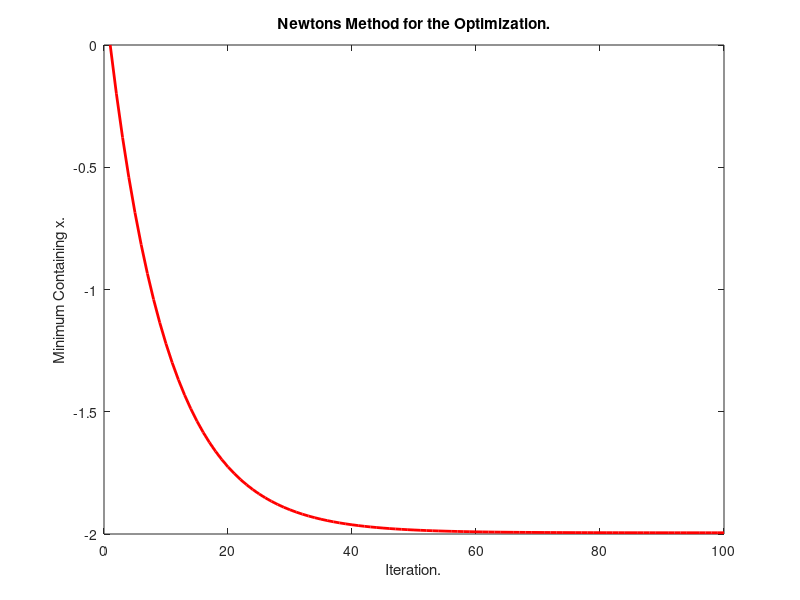

Write MATLAB code to recreate this figure.
f = @(x) x .^2 + 4 .* x + 5;
n = 100;

x_opt = zeros(n, 1);
dx = 0.01;
c = 0.1; % c is a constant ;

for index = 2 : n 
	slope = (f(x_opt(index - 1)) - f(x_opt(index - 1) - dx)) / dx;
	hessian = (f(x_opt(index - 1) - dx) - 2 * f(x_opt(index - 1)) + f(x_opt(index - 1) + dx)) / dx ^ 2;
	x_opt(index) = x_opt(index - 1) - (c  * slope) / hessian;
end

plot(1 : n, x_opt, 'Color', 'red', 'LineWidth', 2);
xlabel('Iteration.')
ylabel('Minimum Containing x.');
title("Newtons Method for the Optimization.")
